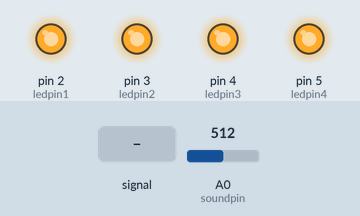
Recording of a sketch running on a simulated Arduino Uno, built with avr-gcc and run on an emulated ATmega328P. Parts: output pins drawn as LEDs (lit = HIGH). Dashed ring = blinking. The test bench sets the inputs (shaded band); at power-on: A0 (soundpin) = 512. What the sketch prints to the serial monitor is not drawn.

Above: at 1.2 s.
1.3 s: A0 (soundpin) fed a 200 Hz sine of ±460 counts around its level
At 1.67 s:
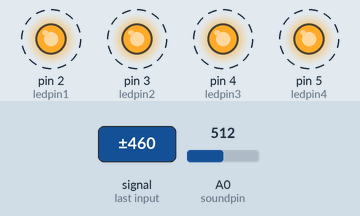
4.3 s: A0 (soundpin) set to 170
At 4.8 s:
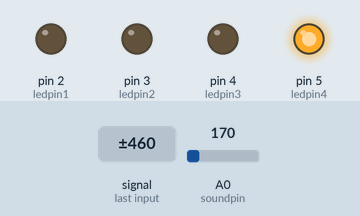
5.8 s: A0 (soundpin) set to 163
At 6.1 s:
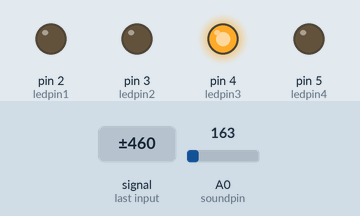
7.3 s: A0 (soundpin) fed a 200 Hz sine of ±81 counts around its level
At 7.82 s:
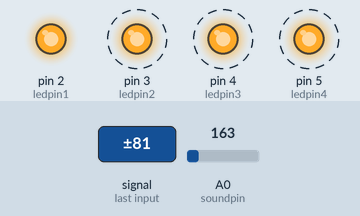
10.3 s: A0 (soundpin) set to 145
At 11.5 s:
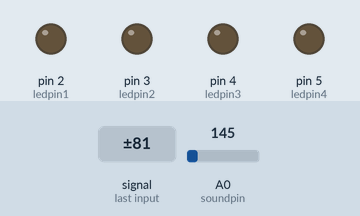
11.8 s: A0 (soundpin) fed a 200 Hz sine of ±81 counts around its level
At 12.04 s:
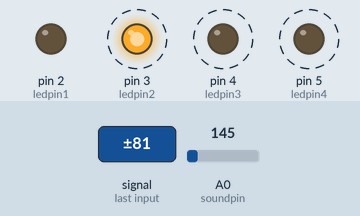
Timing chart, 0 to 15.8 s (numbered marks = the images above; inputs shaded):
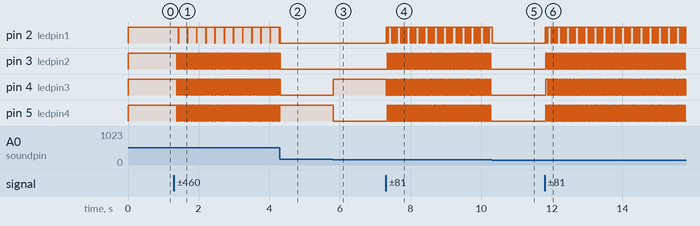

Measured:
- the behaviour switches between 170 and 169 on A0 (soundpin) (found by bisection; images 2 and 3)
- after the input at 1.3 s, pin 2 (ledpin1): alternates HIGH for 0.25 s and LOW for 0.01 s, starting after 0.12 s; pin 3 (ledpin2), pin 5 (ledpin4): alternates HIGH for 0.04 s and LOW for 0.02 s, starting after 0.07 s; pin 4 (ledpin3): alternates HIGH for 0.04 s and LOW for 0.01 s, starting after 0.07 s
- after the input at 4.3 s, pin 3 (ledpin2), pin 4 (ledpin3): goes on until 4.3 s, then stays LOW; pin 5 (ledpin4): goes on until 4.3 s, then stays HIGH
- after the input at 5.8 s, pin 4 (ledpin3): LOW → HIGH at once; pin 5 (ledpin4): HIGH → LOW at once
- after the input at 7.3 s, pin 2 (ledpin1): LOW → HIGH at once, then repeats every 0.26 s: LOW 0.01 s, HIGH 0.10 s, 3 × (LOW 0.01 s, HIGH 0.04 s); pin 3 (ledpin2), pin 4 (ledpin3), pin 5 (ledpin4): alternates HIGH for 0.02 s and LOW for 0.03 s, starting at once
- after the input at 10.3 s, pin 2 (ledpin1): goes on until 10.3 s, then stays LOW; pin 3 (ledpin2), pin 4 (ledpin3), pin 5 (ledpin4): stops changing and stays LOW
- after the input at 11.8 s, pin 2 (ledpin1): LOW → HIGH at once, then repeats every 0.26 s: LOW 0.01 s, HIGH 0.04 s, LOW 0.01 s, HIGH 0.10 s, 2 × (LOW 0.01 s, HIGH 0.04 s); pin 3 (ledpin2), pin 5 (ledpin4): alternates HIGH for 0.02 s and LOW for 0.03 s, starting at once; pin 4 (ledpin3): alternates HIGH for 0.03 s and LOW for 0.03 s, starting at once

The sketch:

sketch.ino
```cpp
const int ledpin1=2; // led pin and sound pin are not changed throughout the process
const int ledpin2=3;
const int ledpin3=4;
const int ledpin4=5;
const int soundpin=A0;

void setup() {
Serial.begin(9600);
pinMode(ledpin1,OUTPUT);
pinMode(ledpin2,OUTPUT);
pinMode(ledpin3,OUTPUT);
pinMode(ledpin4,OUTPUT);
pinMode(soundpin,INPUT);
}
void loop() {
  int soundsens=analogRead(soundpin); // read analog data from sensor
   Serial.println(soundsens);
  if (soundsens<140 && soundsens<150) {
    digitalWrite(ledpin1, HIGH); // turn led on
    digitalWrite(ledpin2, LOW);
    digitalWrite(ledpin3, LOW);
    digitalWrite(ledpin4, LOW);
    Serial.println(soundsens);
  }
  else if(soundsens>=150 && soundsens<155){
    digitalWrite(ledpin1, LOW);
    digitalWrite(ledpin2, HIGH);
    digitalWrite(ledpin3, LOW);
    digitalWrite(ledpin4, LOW);
    Serial.println(soundsens);

  }
   else if(soundsens>=155 && soundsens<160){
    digitalWrite(ledpin1, LOW);
    digitalWrite(ledpin2, HIGH);
    digitalWrite(ledpin3, HIGH);
    digitalWrite(ledpin4, LOW);
    Serial.println(soundsens);

  }
  else if(soundsens>=160 && soundsens<170){
    digitalWrite(ledpin1, LOW);
    digitalWrite(ledpin2, LOW);
    digitalWrite(ledpin3, HIGH);
    digitalWrite(ledpin4, LOW);
    Serial.println(soundsens);
     }

     else if(soundsens>=170 && soundsens<175){
    digitalWrite(ledpin1, LOW);
    digitalWrite(ledpin2, LOW);
    digitalWrite(ledpin3, LOW);
    digitalWrite(ledpin4, HIGH);
    Serial.println(soundsens);
     }
     else if(soundsens>=175 && soundsens<180){
    digitalWrite(ledpin1, HIGH);
    digitalWrite(ledpin2, LOW);
    digitalWrite(ledpin3, LOW);
    digitalWrite(ledpin4, HIGH);
    Serial.println(soundsens);
     }
     else if(soundsens>=180){
    digitalWrite(ledpin1, HIGH);
    digitalWrite(ledpin2, HIGH);
    digitalWrite(ledpin3, HIGH);
    digitalWrite(ledpin4, HIGH);
    Serial.println(soundsens);
     }
     else
     {
       digitalWrite(ledpin1, LOW);
        digitalWrite(ledpin2, LOW);
        digitalWrite(ledpin3, LOW);
        digitalWrite(ledpin4, LOW);
        Serial.println(soundsens);
      }
}
```
